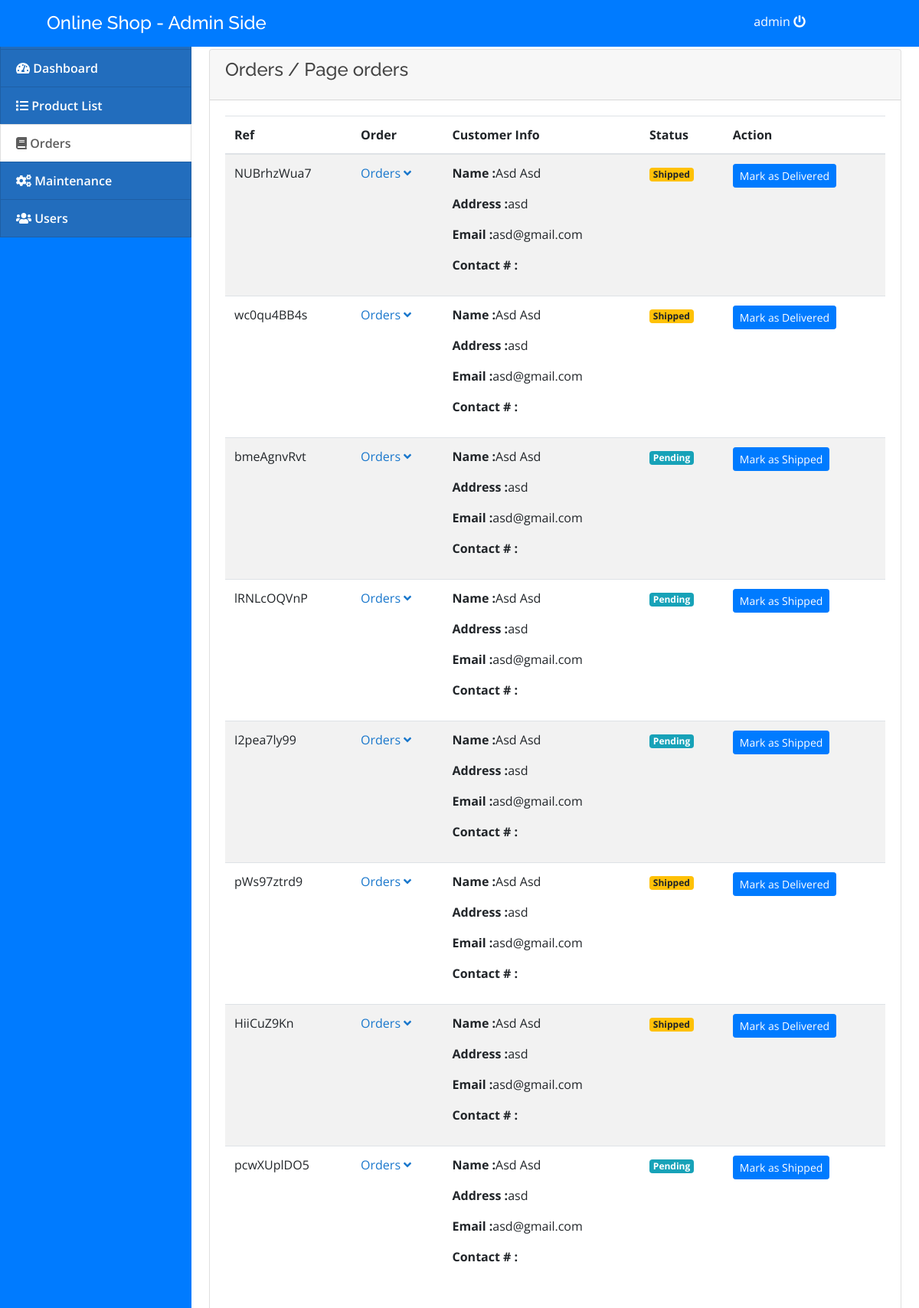
Screenshot of /admin/index.php?page=orders (signed in) with the database file from the repository.
### tables this page shows
CREATE TABLE `orders` (
  `order_id` int(11) NOT NULL,
  `user_id` int(11) NOT NULL,
  `product_id` int(11) NOT NULL,
  `qty` int(11) NOT NULL,
  `ref_id` varchar(255) NOT NULL,
  `p_status` varchar(20) NOT NULL,
  `status` tinyint(1) NOT NULL DEFAULT 1 COMMENT '0=canelled, 1= pending, 2 =  shipping, 3 =  delivered'
);

CREATE TABLE `orders_info` (
  `order_id` int(10) NOT NULL,
  `user_id` int(11) NOT NULL,
  `f_name` varchar(255) NOT NULL,
  `email` varchar(255) NOT NULL,
  `address` varchar(255) NOT NULL,
  `city` varchar(255) NOT NULL,
  `state` varchar(255) NOT NULL,
  `zip` int(10) NOT NULL,
  `cardname` varchar(255) NOT NULL,
  `cardnumber` varchar(20) NOT NULL,
  `expdate` varchar(255) NOT NULL,
  `prod_count` int(15) DEFAULT NULL,
  `total_amt` int(15) DEFAULT NULL,
  `cvv` int(5) NOT NULL
);

### admin/orders.php (the view, shortened to what this page needs)
    <?php
include("../db.php");
$page=$_GET['page'];
include "sidenav.php";
include "topheader.php";
?>
      <div class="content">
        <div class="container-fluid">
          <div class="col-md-14">
            <div class="card ">
              <div class="card-header card-header-primary">
                <h4 class="card-title">Orders  / Page <?php echo $page;?> </h4>
              </div>
              <div class="card-body">
                <div class="table-responsive ps">
                  <table class="table table-hover table-striped " id="ordertbl">
                    <thead class="">
                      <tr>
                        <th>Ref</th>
                        <th>Order</th>
                        <th>Customer Info</th>
                        <th>Status</th>
                        <th>Action</th>
                    </tr></thead>
                    <tbody>
                      <?php
                        $result=mysqli_query($con,"select * from orders o inner join orders_info oi on oi.order_id= o.order_id ")or die ("query 1 incorrect.....");
                        while($row=mysqli_fetch_array($result))
                        {
                        ?>
                        <tr>
                          <td><?php echo $row['ref_id'] ?></td>
                          <td>
                              <a data-toggle="collapse" href="#prod<?php echo $row['order_id'] ?>" role="button" aria-expanded="false" aria-controls="prod<?php echo $row['order_id'] ?>">Orders <span><i class="fa fa-angle-down"></i></span></a>
                          </td>
                          <td>
                            <p><b>Name :</b><?php echo ucwords($row['f_name']) ?></p>
                            <p><b>Address :</b><?php echo $row['address'] ?></p>
                            <p><b>Email :</b><?php echo $row['email'] ?></p>
                            <p><b>Contact # :</b><?php echo $row['contact_no'] ?></p>
                          </td>
                          <td>
                            <?php if($row['status'] == 0): ?>
                              <div class="badge badge-danger">Cancelled</div>
                               <?php elseif($row['status'] == 1): ?>
                              <div class="badge badge-info">Pending</div>
                              <?php elseif($row['status'] == 2): ?>
                              <div class="badge badge-warning">Shipped</div>
                              <?php elseif($row['status'] == 3): ?>
                              <div class="badge badge-success">Delivered</div>
                              <?php endif; ?>
                          </td>
                          <td>
                               <?php if($row['status'] == 1): ?>
                                <button class="btn btn-sm btn-primary changestatus" data-stat ='2' data-id="<?php echo $row['order_id'] ?>">Mark as Shipped</button>
                              <?php elseif($row['status'] == 2): ?>
                                <button class="btn btn-sm btn-primary changestatus" data-stat ='3' data-id="<?php echo $row['order_id'] ?>">Mark as Delivered</button>
                              <?php elseif($row['status'] == 3): ?>
                                <div class="badge badge-success" data-id="<?php echo $row['order_id'] ?>" disabled>Delivered</div>
                              <?php endif; ?>
                          </td>
                        </tr>
                        <?php
                        }
                        ?>
                    </tbody>
                  </table>
                </div>
              </div>
            </div>
          </div>
        </div>
      </div>

### assets/css/style.css (style rules this page uses)
body { font-family: "Open Sans", sans-serif; color: #444444; width: 100%; height: calc(100%); }
a { color: #1977cc; }
h1, h2, h3, h4, h5, h6 { font-family: "Raleway", sans-serif; }

### rows the page displays
orders: ref "NUBrhzWua7", orders_info.f_name "Asd Asd", orders_info.address "asd", orders_info.email "asd@gmail.com", status "Shipped"
orders: ref "wc0qu4BB4s", orders_info.f_name "Asd Asd", orders_info.address "asd", orders_info.email "asd@gmail.com", status "Shipped"
orders: ref "bmeAgnvRvt", orders_info.f_name "Asd Asd", orders_info.address "asd", orders_info.email "asd@gmail.com", status "Pending"
orders: ref "lRNLcOQVnP", orders_info.f_name "Asd Asd", orders_info.address "asd", orders_info.email "asd@gmail.com", status "Pending"
orders: ref "I2pea7ly99", orders_info.f_name "Asd Asd", orders_info.address "asd", orders_info.email "asd@gmail.com", status "Pending"
orders: ref "pWs97ztrd9", orders_info.f_name "Asd Asd", orders_info.address "asd", orders_info.email "asd@gmail.com", status "Shipped"
orders: ref "HiiCuZ9Kn", orders_info.f_name "Asd Asd", orders_info.address "asd", orders_info.email "asd@gmail.com", status "Shipped"
orders: ref "pcwXUplDO5", orders_info.f_name "Asd Asd", orders_info.address "asd", orders_info.email "asd@gmail.com", status "Pending"

### other values shown
$_SESSION['login_admin_name'] "admin"
$page "orders"
